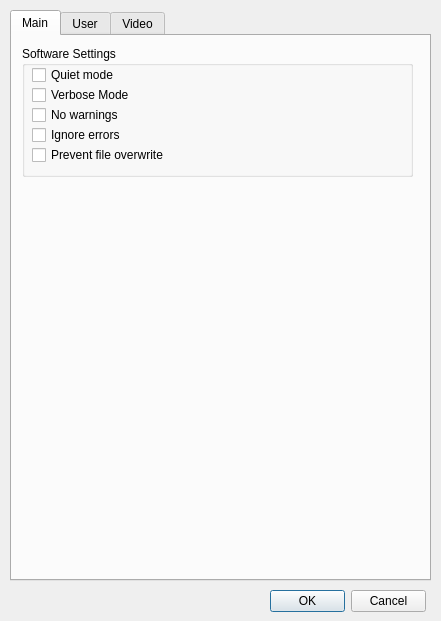
<?xml version="1.0" encoding="UTF-8"?>
<ui version="4.0">
 <class>SettingDialog</class>
 <widget class="QDialog" name="SettingDialog">
  <property name="geometry">
   <rect>
    <x>0</x>
    <y>0</y>
    <width>441</width>
    <height>621</height>
   </rect>
  </property>
  <property name="minimumSize">
   <size>
    <width>0</width>
    <height>0</height>
   </size>
  </property>
  <property name="maximumSize">
   <size>
    <width>16777215</width>
    <height>16777215</height>
   </size>
  </property>
  <property name="windowTitle">
   <string>Settings</string>
  </property>
  <widget class="QTabWidget" name="tabWidget">
   <property name="geometry">
    <rect>
     <x>10</x>
     <y>10</y>
     <width>421</width>
     <height>571</height>
    </rect>
   </property>
   <property name="currentIndex">
    <number>0</number>
   </property>
   <widget class="QWidget" name="tab">
    <attribute name="title">
     <string>Main</string>
    </attribute>
    <widget class="QGroupBox" name="groupBox">
     <property name="geometry">
      <rect>
       <x>10</x>
       <y>10</y>
       <width>391</width>
       <height>131</height>
      </rect>
     </property>
     <property name="title">
      <string>Software Settings</string>
     </property>
     <widget class="QCheckBox" name="quietCheckBox">
      <property name="geometry">
       <rect>
        <x>10</x>
        <y>20</y>
        <width>371</width>
        <height>18</height>
       </rect>
      </property>
      <property name="text">
       <string>Quiet mode</string>
      </property>
     </widget>
     <widget class="QCheckBox" name="verboseCheckBox">
      <property name="geometry">
       <rect>
        <x>10</x>
        <y>40</y>
        <width>371</width>
        <height>18</height>
       </rect>
      </property>
      <property name="text">
       <string>Verbose Mode</string>
      </property>
     </widget>
     <widget class="QCheckBox" name="warningsCheckBox">
      <property name="geometry">
       <rect>
        <x>10</x>
        <y>60</y>
        <width>371</width>
        <height>18</height>
       </rect>
      </property>
      <property name="text">
       <string>No warnings</string>
      </property>
     </widget>
     <widget class="QCheckBox" name="ignoreCheckBox">
      <property name="geometry">
       <rect>
        <x>10</x>
        <y>80</y>
        <width>371</width>
        <height>18</height>
       </rect>
      </property>
      <property name="text">
       <string>Ignore errors</string>
      </property>
     </widget>
     <widget class="QCheckBox" name="overwriteCheckBox">
      <property name="geometry">
       <rect>
        <x>10</x>
        <y>100</y>
        <width>371</width>
        <height>18</height>
       </rect>
      </property>
      <property name="text">
       <string>Prevent file overwrite</string>
      </property>
     </widget>
    </widget>
   </widget>
   <widget class="QWidget" name="tab_2">
    <attribute name="title">
     <string>User</string>
    </attribute>
    <widget class="QLabel" name="label">
     <property name="geometry">
      <rect>
       <x>10</x>
       <y>20</y>
       <width>401</width>
       <height>21</height>
      </rect>
     </property>
     <property name="text">
      <string>User name:</string>
     </property>
    </widget>
    <widget class="QLineEdit" name="lineEdit">
     <property name="geometry">
      <rect>
       <x>100</x>
       <y>20</y>
       <width>311</width>
       <height>20</height>
      </rect>
     </property>
    </widget>
    <widget class="QLabel" name="label_2">
     <property name="geometry">
      <rect>
       <x>10</x>
       <y>50</y>
       <width>401</width>
       <height>21</height>
      </rect>
     </property>
     <property name="text">
      <string>Password:</string>
     </property>
    </widget>
    <widget class="QLineEdit" name="lineEdit_2">
     <property name="geometry">
      <rect>
       <x>100</x>
       <y>50</y>
       <width>311</width>
       <height>20</height>
      </rect>
     </property>
     <property name="echoMode">
      <enum>QLineEdit::Password</enum>
     </property>
    </widget>
   </widget>
   <widget class="QWidget" name="tab_3">
    <attribute name="title">
     <string>Video</string>
    </attribute>
    <widget class="QGroupBox" name="groupBox_2">
     <property name="geometry">
      <rect>
       <x>10</x>
       <y>10</y>
       <width>391</width>
       <height>191</height>
      </rect>
     </property>
     <property name="title">
      <string>Force Options</string>
     </property>
     <widget class="QCheckBox" name="forceurl">
      <property name="geometry">
       <rect>
        <x>10</x>
        <y>20</y>
        <width>371</width>
        <height>18</height>
       </rect>
      </property>
      <property name="text">
       <string>Force printing final URL</string>
      </property>
     </widget>
     <widget class="QCheckBox" name="forcetitle">
      <property name="geometry">
       <rect>
        <x>10</x>
        <y>40</y>
        <width>371</width>
        <height>18</height>
       </rect>
      </property>
      <property name="text">
       <string>Force printing title</string>
      </property>
     </widget>
     <widget class="QCheckBox" name="forceid">
      <property name="geometry">
       <rect>
        <x>10</x>
        <y>60</y>
        <width>371</width>
        <height>18</height>
       </rect>
      </property>
      <property name="text">
       <string>Force printing ID</string>
      </property>
     </widget>
     <widget class="QCheckBox" name="forcethumbnail">
      <property name="geometry">
       <rect>
        <x>10</x>
        <y>80</y>
        <width>371</width>
        <height>18</height>
       </rect>
      </property>
      <property name="text">
       <string>Force printing thumbnail URL</string>
      </property>
     </widget>
     <widget class="QCheckBox" name="forcedescription">
      <property name="geometry">
       <rect>
        <x>10</x>
        <y>100</y>
        <width>371</width>
        <height>18</height>
       </rect>
      </property>
      <property name="text">
       <string>Force printing description</string>
      </property>
     </widget>
     <widget class="QCheckBox" name="forcefilename">
      <property name="geometry">
       <rect>
        <x>10</x>
        <y>120</y>
        <width>371</width>
        <height>18</height>
       </rect>
      </property>
      <property name="text">
       <string>Force printing final filenname</string>
      </property>
     </widget>
     <widget class="QCheckBox" name="forceduration">
      <property name="geometry">
       <rect>
        <x>10</x>
        <y>140</y>
        <width>371</width>
        <height>18</height>
       </rect>
      </property>
      <property name="text">
       <string>Force printing duration</string>
      </property>
     </widget>
     <widget class="QCheckBox" name="forcejson">
      <property name="geometry">
       <rect>
        <x>10</x>
        <y>160</y>
        <width>371</width>
        <height>18</height>
       </rect>
      </property>
      <property name="text">
       <string>Force printing info_dict as JSON</string>
      </property>
     </widget>
    </widget>
    <widget class="QGroupBox" name="groupBox_3">
     <property name="geometry">
      <rect>
       <x>10</x>
       <y>210</y>
       <width>391</width>
       <height>321</height>
      </rect>
     </property>
     <property name="title">
      <string>Video Settings</string>
     </property>
     <widget class="QLabel" name="label_3">
      <property name="geometry">
       <rect>
        <x>10</x>
        <y>20</y>
        <width>371</width>
        <height>21</height>
       </rect>
      </property>
      <property name="toolTip">
       <string extracomment="An integer representing the user's age in years."/>
      </property>
      <property name="text">
       <string>Age limit: </string>
      </property>
     </widget>
     <widget class="QLineEdit" name="age_limit">
      <property name="geometry">
       <rect>
        <x>120</x>
        <y>20</y>
        <width>71</width>
        <height>20</height>
       </rect>
      </property>
     </widget>
     <widget class="QLabel" name="label_4">
      <property name="geometry">
       <rect>
        <x>10</x>
        <y>50</y>
        <width>371</width>
        <height>21</height>
       </rect>
      </property>
      <property name="toolTip">
       <string extracomment="An integer representing the minimum view count the video must have in order to not be skipped."/>
      </property>
      <property name="text">
       <string>Minimum views:</string>
      </property>
     </widget>
     <widget class="QLineEdit" name="min_views">
      <property name="geometry">
       <rect>
        <x>120</x>
        <y>50</y>
        <width>71</width>
        <height>20</height>
       </rect>
      </property>
     </widget>
     <widget class="QLabel" name="label_5">
      <property name="geometry">
       <rect>
        <x>10</x>
        <y>80</y>
        <width>371</width>
        <height>21</height>
       </rect>
      </property>
      <property name="toolTip">
       <string extracomment="An integer representing the maximum view count."/>
      </property>
      <property name="text">
       <string>Maximum views: </string>
      </property>
     </widget>
     <widget class="QLineEdit" name="max_views">
      <property name="geometry">
       <rect>
        <x>120</x>
        <y>80</y>
        <width>71</width>
        <height>20</height>
       </rect>
      </property>
     </widget>
     <widget class="QLabel" name="label_6">
      <property name="geometry">
       <rect>
        <x>10</x>
        <y>110</y>
        <width>371</width>
        <height>21</height>
       </rect>
      </property>
      <property name="toolTip">
       <string extracomment="File name of a file where all downloads are recorded. Videos already present in the file are not downloaded again."/>
      </property>
      <property name="text">
       <string>Record file: </string>
      </property>
     </widget>
     <widget class="QLineEdit" name="record_file">
      <property name="geometry">
       <rect>
        <x>120</x>
        <y>110</y>
        <width>71</width>
        <height>20</height>
       </rect>
      </property>
     </widget>
     <widget class="QPushButton" name="select_record_file_button">
      <property name="geometry">
       <rect>
        <x>200</x>
        <y>110</y>
        <width>31</width>
        <height>21</height>
       </rect>
      </property>
      <property name="text">
       <string>...</string>
      </property>
     </widget>
    </widget>
   </widget>
  </widget>
  <widget class="QDialogButtonBox" name="buttonBox">
   <property name="geometry">
    <rect>
     <x>270</x>
     <y>590</y>
     <width>156</width>
     <height>23</height>
    </rect>
   </property>
   <property name="standardButtons">
    <set>QDialogButtonBox::Cancel|QDialogButtonBox::Ok</set>
   </property>
  </widget>
 </widget>
 <resources/>
 <connections>
  <connection>
   <sender>quietCheckBox</sender>
   <signal>toggled(bool)</signal>
   <receiver>verboseCheckBox</receiver>
   <slot>setDisabled(bool)</slot>
   <hints>
    <hint type="sourcelabel">
     <x>217</x>
     <y>69</y>
    </hint>
    <hint type="destinationlabel">
     <x>217</x>
     <y>89</y>
    </hint>
   </hints>
  </connection>
  <connection>
   <sender>quietCheckBox</sender>
   <signal>toggled(bool)</signal>
   <receiver>warningsCheckBox</receiver>
   <slot>setDisabled(bool)</slot>
   <hints>
    <hint type="sourcelabel">
     <x>217</x>
     <y>69</y>
    </hint>
    <hint type="destinationlabel">
     <x>217</x>
     <y>109</y>
    </hint>
   </hints>
  </connection>
  <connection>
   <sender>buttonBox</sender>
   <signal>rejected()</signal>
   <receiver>SettingDialog</receiver>
   <slot>close()</slot>
   <hints>
    <hint type="sourcelabel">
     <x>347</x>
     <y>601</y>
    </hint>
    <hint type="destinationlabel">
     <x>220</x>
     <y>310</y>
    </hint>
   </hints>
  </connection>
 </connections>
</ui>
